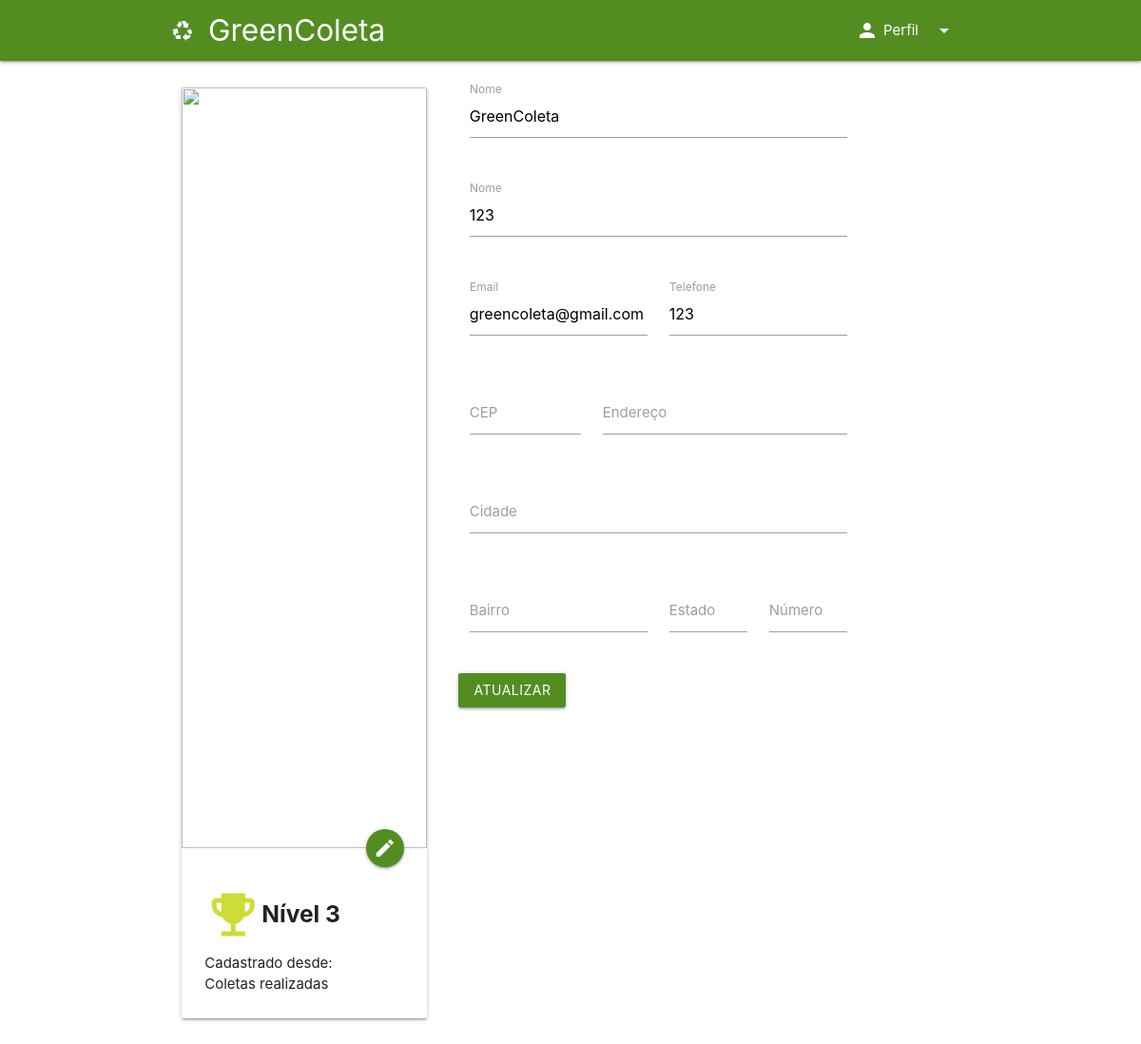
The page /coletor/dados.php (signed in) on the database its author committed.
### tables this page shows
CREATE TABLE `coletor` (
  `id` int(11) NOT NULL,
  `nome` varchar(100) NOT NULL,
  `email` varchar(70) NOT NULL,
  `identificador` varchar(25) NOT NULL,
  `telefone` varchar(30) NOT NULL,
  `senha` varchar(255) NOT NULL,
  `cep` varchar(50) NOT NULL,
  `endereco` varchar(30) NOT NULL,
  `token` varchar(255) NOT NULL,
  `data_cadastro` timestamp NOT NULL DEFAULT current_timestamp()
);

### config/Database.php (called while the page is built)
<?php
class Database {
    private $hostname = 'localhost';
    private $username = 'root';
    private $password = '';
    private $database = 'greencoleta';
    private $pdo;
    public function __construct() {
        try {
            $this->pdo = new PDO("mysql:host=$this->hostname;dbname=$this->database", $this->username, $this->password);
            $this->pdo->setAttribute(PDO::ATTR_ERRMODE, PDO::ERRMODE_EXCEPTION);
        } catch (PDOException $e) {
            die("Erro na conexão com o banco de dados: " . $e->getMessage());
        }
    }
    public function getPDO() {
        return $this->pdo;
    }
}
?>

### coletor/config/auth.php (called while the page is built, shortened)
<?php
$db = new Database();
$auth = new Auth($db);
if ($auth->autenticarPorSessao()) {
    $coletor = $auth->getDetalhesColetorLogado();
}else{
    $auth->destruirSessaoEcookie();
}

### coletor/classes/Auth.php (called while the page is built, shortened)
<?php
include_once 'Coletor.php';
class Auth
{
    private $db;
    public function __construct(Database $db)
    {
        $this->db = $db;
    }
    public function getDetalhesColetorLogado()
    {
        if (isset($_SESSION['coletor_id'])) {
            $coletorId = $_SESSION['coletor_id'];
            $coletor = new Coletor($this->db);
            return $coletor->getDadosColetor($coletorId);
        } else {
            return header('Location: http://localhost/greencoleta/login/');
        }
    }
}

### coletor/classes/Coletor.php (called while the page is built, shortened)
<?php
class Coletor
{
    private $db;
    public function __construct(Database $db)
    {
        $this->db = $db;
    }
    public function getDadosColetor($coletorId)
    {
        $sql = "SELECT * FROM coletor WHERE id = :id";
        $stmt = $this->db->getPdo()->prepare($sql);
        $stmt->bindParam(':id', $coletorId);
        $stmt->execute();
        return $stmt->fetch(PDO::FETCH_ASSOC);
    }
    }

### coletor/dados.php (the view, shortened to what this page needs)
<?php
require_once 'config/auth.php';
?>
<head>
    <link href="https://cdnjs.cloudflare.com/ajax/libs/materialize/1.0.0/css/materialize.min.css" rel="stylesheet">
</head>
<body>
    <?php
    include 'layouts/app.php';
    ?>
    <div class="container">
        <div class="row" style="margin-top: 20px;">
            <div class="col 12 m4 ">
                <div class="card">
                    <div class="card-image">
                        <img class="materialboxed" width="450" src="https://photografos.com.br/wp-content/uploads/2020/09/fotografia-para-perfil.jpg">
                        <a style="background-color: #538D22" class="btn-floating halfway-fab waves-effect waves-light"><i class="material-icons">edit</i></a>
                    </div>
                    <div class="card-content">
                        <h5 class="valign-wrapper left-align">
                            <i class="material-icons medium lime-text">emoji_events</i><b>Nível 3</b>
                        </h5>
                        <p>Cadastrado desde: <b><?= $data ?></b></p>
                        <p><b><?= $qnt['qnt'] ?></b> Coletas realizadas</p>
                    </div>
                </div>
            </div>
            <div class="col 2">
            </div>
            <div class="col 12 m6">
                <div class="row">
                    <form class="col s12 l12" method="POST" id="FormDados">
                        <div class="row">
                            <div class="input-field col s12">
                                <input id="nome" type="text" name="nome" value="<?= $coletor['nome'] ?>" class="validate">
                                <label for="nome">Nome</label>
                            </div>
                        </div>
                        <div class="row">
                            <div class="input-field col s12">
                                <input id="nome" type="text" name="nome" value="<?= $coletor['identificador'] ?>" class="validate">
                                <label for="nome">Nome</label>
                            </div>
                        </div>
                        <div class="row">
                            <div class="input-field col s6">
                                <input id="email" type="email" name="email" value="<?= $coletor['email'] ?>" class="validate">
                                <label for="email">Email</label>
                            </div>
                            <div class="input-field col s6">
                                <input id="telefone" type="text" name="telefone" value="<?= $coletor['telefone'] ?>" class="validate phone_with_ddd">
                                <label for="telefone">Telefone</label>
                            </div>
                        </div>
                        <div class="row">
                            <div class="input-field col s4">
                                <input id="cep" type="text" name="cep" value="<?= $coletor['cep'] ?>" class="validate cep">
                                <label for="cep">CEP</label>
                            </div>
                            <div class="input-field col s8">
                                <input id="rua" type="text" name="endereco" value="<?= $coletor['endereco'] ?>" class="validate">
                                <label for="rua">Endereço</label>
                            </div>
                        </div>
                        <div class="row">
                            <div class="input-field col s12">
                                <input id="cidade" type="text" name="cidade" value="<?= $coletor['cidade'] ?>" class="validate">
                                <label for="cidade">Cidade</label>
                            </div>
                        </div>
                        <div class="row">
                            <div class="input-field col s6">
                                <input id="bairro" type="text" name="bairro" value="<?= $coletor['bairro'] ?>" class="validate">
                                <label for="bairro">Bairro</label>
                            </div>
                            <div class="input-field col s3">
                                <input id="uf" type="text" name="estado" value="<?= $coletor['estado'] ?>" class="validate">
                                <label for="uf">Estado</label>
                            </div>
                            <div class="input-field col s3">
                                <input id="numero" type="text" name="numero" value="<?= $coletor['numero'] ?>" class="validate">
                                <label for="numero">Número</label>
                            </div>
                        </div>
                        <div class="row">
                            <button style="background-color: #538D22" class="btn waves-effect waves-light" type="submit">ATUALIZAR
                            </button>
                        </div>
                    </form>
                </div>
            </div>
        </div>
    </div>
</body>

### rows shown on the page
coletor: nome "GreenColeta", nome "123", email "greencoleta@gmail.com", telefone "123"
